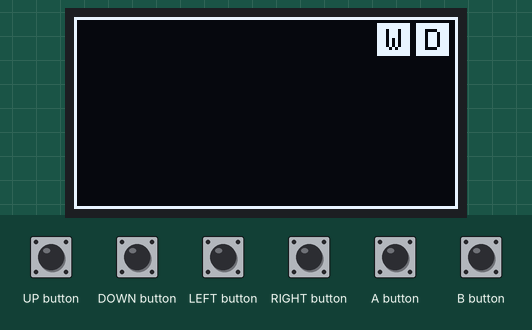
This sketch was run on a simulated Arduboy, built with avr-gcc and run on an emulated ATmega32U4. Shown: 128×64 one-colour display. Inputs (shaded band) come from the test bench.

Above: at 1.09 s.
1.3 s: UP button pressed for 0.15 s
2.0 s: DOWN button pressed for 0.15 s
2.7 s: LEFT button pressed for 0.15 s
3.4 s: RIGHT button pressed for 0.15 s
4.1 s: A button pressed for 0.15 s
At 4.29 s:
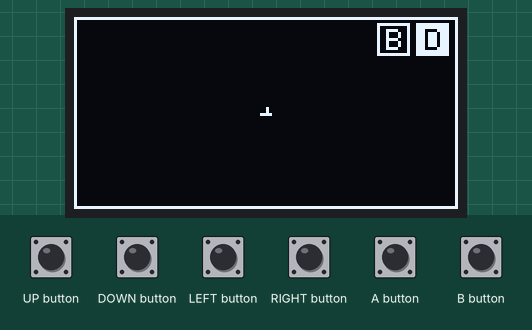
4.8 s: B button pressed for 0.15 s
At 4.93 s:
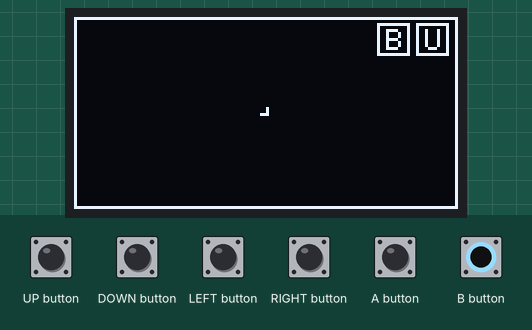
Timing chart, 0 to 6.5 s (numbered marks = the images above; inputs shaded):
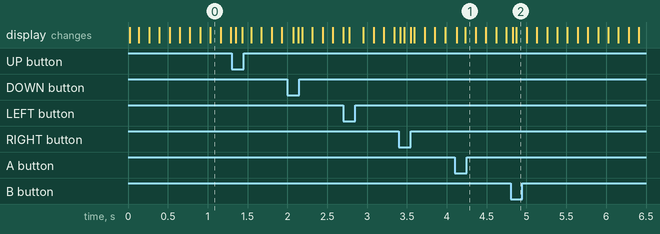

The sketch:

Etch-A-Sketch.ino
```cpp
#include <Arduboy2.h>
Arduboy2 arduboy;

uint8_t colour = WHITE;
bool drawState = true;
Point cursor;
Point prevCursor;
uint8_t prevCursorColour = BLACK;

void reset() {

    arduboy.clear();
    arduboy.setCursor(34, 27);
    arduboy.print("RESET");
    arduboy.display();
    delay(1000);
    arduboy.clear();

    cursor.x = arduboy.width() / 2;
    cursor.y = arduboy.height() / 2;

    colour = true;
    drawState = true;
    prevCursorColour = BLACK;

}

void renderScreen() {

    arduboy.drawRect(0, 0, arduboy.width(), arduboy.height(), WHITE);

    if (colour == BLACK) {
        arduboy.fillRect(101, 2, 11, 11, BLACK); // fill
        arduboy.drawRect(101, 2, 11, 11, WHITE); // outline
        arduboy.drawChar(104, 4, 'B', WHITE, BLACK, 1);
    }
    else {
        arduboy.fillRect(101, 2, 11, 11, WHITE);
        arduboy.drawChar(104, 4, 'W', BLACK, WHITE, 1);
    }

    if (!drawState) {
        arduboy.fillRect(114, 2, 11, 11, BLACK); // fill
        arduboy.drawRect(114, 2, 11, 11, WHITE); // outline
        arduboy.drawChar(117, 4, 'U', WHITE, BLACK, 1);
    }
    else {
        arduboy.fillRect(114, 2, 11, 11, WHITE);
        arduboy.drawChar(117, 4, 'D', BLACK, WHITE, 1);
    }

}

void setup() {

    arduboy.begin();

    cursor.y = arduboy.height() / 2;
    cursor.x = arduboy.width() / 2;

    prevCursor.x = cursor.x;
    prevCursor.y = cursor.y;
    prevCursorColour = BLACK;

    arduboy.clear();

}

void loop() {

    if ( !arduboy.nextFrame() ) return;
    arduboy.pollButtons();

    renderScreen();


    // Flash the cursor ..

    uint8_t cursorColor = WHITE;

    if (arduboy.frameCount % 16 < 8) {
        cursorColor = BLACK;
    }

    arduboy.drawPixel(cursor.x, cursor.y, cursorColor);


    // Change colour with A BUTTON ..

    if (arduboy.justPressed(A_BUTTON)) {
        if (colour == WHITE) {
            colour = BLACK;
        }
        else {
            colour = WHITE;
        }
    }


    // Change drawing state with B BUTTON ..

    if (arduboy.justPressed(B_BUTTON)) {
        drawState = !drawState;
    }


    // Reset the screen if both the A and B button pressed ..

    if (arduboy.pressed(A_BUTTON) && arduboy.pressed(B_BUTTON)) {
        reset();
    }


    // Control the cursor ..

    if (arduboy.frameCount % 4 == 0) {

        if (arduboy.pressed(LEFT_BUTTON) && cursor.x > 1) {
            cursor.x--;
        }

        if (arduboy.pressed(RIGHT_BUTTON) && cursor.x < arduboy.width() - 2) {
            cursor.x++;
        }

        if (arduboy.pressed(UP_BUTTON) && cursor.y > 1) {
            cursor.y--;
        }

        if (arduboy.pressed(DOWN_BUTTON) && cursor.y < arduboy.height() - 2) {
            cursor.y++;
        }

        if (cursor.x != prevCursor.x || cursor.y != prevCursor.y) {

            if (drawState) {
                arduboy.drawPixel(prevCursor.x, prevCursor.y, colour);
            }
            else {
                arduboy.drawPixel(prevCursor.x, prevCursor.y, prevCursorColour);
            }

            prevCursor.x = cursor.x;
            prevCursor.y = cursor.y;
            prevCursorColour = arduboy.getPixel(prevCursor.x, prevCursor.y);

        }

    }

    arduboy.display();

}
```

Measured:
- after the input at 4.1 s, the display: first changes at once (image 1 shows a later state)
- after the input at 4.8 s, the display: first changes at once (image 2 shows a later state)
